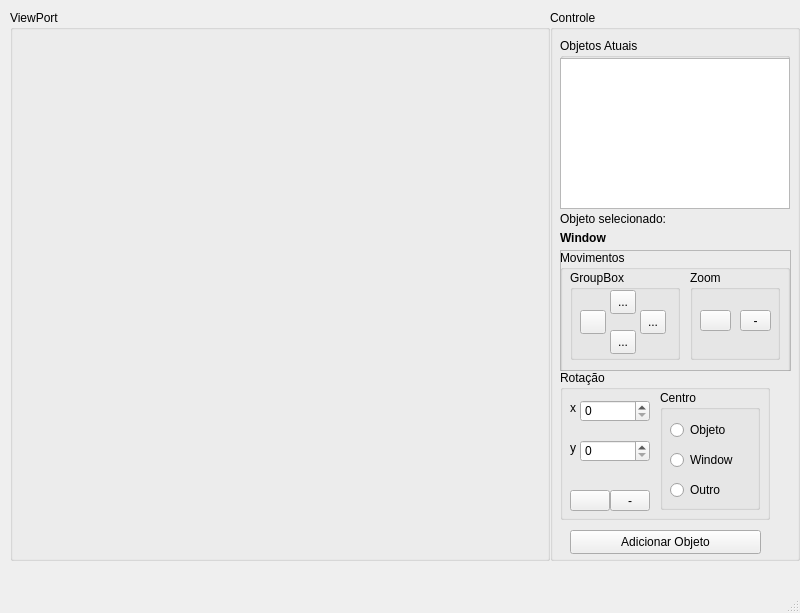
<?xml version="1.0" encoding="UTF-8"?>
<ui version="4.0">
 <class>MainWindow</class>
 <widget class="QMainWindow" name="MainWindow">
  <property name="geometry">
   <rect>
    <x>0</x>
    <y>0</y>
    <width>800</width>
    <height>613</height>
   </rect>
  </property>
  <property name="windowTitle">
   <string>MainWindow</string>
  </property>
  <widget class="QWidget" name="centralwidget">
   <widget class="QFrame" name="frame">
    <property name="geometry">
     <rect>
      <x>560</x>
      <y>250</y>
      <width>231</width>
      <height>121</height>
     </rect>
    </property>
    <property name="frameShape">
     <enum>QFrame::StyledPanel</enum>
    </property>
    <property name="frameShadow">
     <enum>QFrame::Raised</enum>
    </property>
    <widget class="QGroupBox" name="groupBoxMovements">
     <property name="geometry">
      <rect>
       <x>0</x>
       <y>0</y>
       <width>230</width>
       <height>311</height>
      </rect>
     </property>
     <property name="title">
      <string>Movimentos</string>
     </property>
     <widget class="QGroupBox" name="groupBox">
      <property name="geometry">
       <rect>
        <x>10</x>
        <y>20</y>
        <width>110</width>
        <height>90</height>
       </rect>
      </property>
      <property name="title">
       <string>GroupBox</string>
      </property>
      <widget class="QToolButton" name="translateLeftButton">
       <property name="geometry">
        <rect>
         <x>10</x>
         <y>40</y>
         <width>26</width>
         <height>24</height>
        </rect>
       </property>
       <property name="cursor">
        <cursorShape>PointingHandCursor</cursorShape>
       </property>
       <property name="toolTip">
        <string/>
       </property>
       <property name="toolTipDuration">
        <number>-1</number>
       </property>
       <property name="text">
        <string/>
       </property>
       <property name="icon">
        <iconset resource="../images/images.qrc">
         <normaloff>:/images/seta-esquerda.png</normaloff>:/images/seta-esquerda.png</iconset>
       </property>
      </widget>
      <widget class="QToolButton" name="translateDownButton">
       <property name="geometry">
        <rect>
         <x>40</x>
         <y>60</y>
         <width>26</width>
         <height>24</height>
        </rect>
       </property>
       <property name="cursor">
        <cursorShape>PointingHandCursor</cursorShape>
       </property>
       <property name="text">
        <string>...</string>
       </property>
       <property name="icon">
        <iconset resource="../images/images.qrc">
         <normaloff>:/images/sinal-baixo.png</normaloff>:/images/sinal-baixo.png</iconset>
       </property>
      </widget>
      <widget class="QToolButton" name="translateRightButton">
       <property name="geometry">
        <rect>
         <x>70</x>
         <y>40</y>
         <width>26</width>
         <height>24</height>
        </rect>
       </property>
       <property name="cursor">
        <cursorShape>PointingHandCursor</cursorShape>
       </property>
       <property name="text">
        <string>...</string>
       </property>
       <property name="icon">
        <iconset resource="../images/images.qrc">
         <normaloff>:/images/seta-direita.png</normaloff>:/images/seta-direita.png</iconset>
       </property>
      </widget>
      <widget class="QToolButton" name="translateUpButton">
       <property name="geometry">
        <rect>
         <x>40</x>
         <y>20</y>
         <width>26</width>
         <height>24</height>
        </rect>
       </property>
       <property name="cursor">
        <cursorShape>PointingHandCursor</cursorShape>
       </property>
       <property name="text">
        <string>...</string>
       </property>
       <property name="icon">
        <iconset resource="../images/images.qrc">
         <normaloff>:/images/sinal-cima.png</normaloff>:/images/sinal-cima.png</iconset>
       </property>
      </widget>
     </widget>
     <widget class="QGroupBox" name="groupBox_6">
      <property name="geometry">
       <rect>
        <x>130</x>
        <y>20</y>
        <width>90</width>
        <height>90</height>
       </rect>
      </property>
      <property name="title">
       <string>Zoom</string>
      </property>
      <widget class="QToolButton" name="zoomOutButton">
       <property name="geometry">
        <rect>
         <x>50</x>
         <y>40</y>
         <width>31</width>
         <height>21</height>
        </rect>
       </property>
       <property name="cursor">
        <cursorShape>PointingHandCursor</cursorShape>
       </property>
       <property name="toolTip">
        <string>Zoom Out</string>
       </property>
       <property name="toolTipDuration">
        <number>3000</number>
       </property>
       <property name="text">
        <string>-</string>
       </property>
       <property name="icon">
        <iconset resource="../images/images.qrc">
         <normaloff>:/images/zoom-out.png</normaloff>:/images/zoom-out.png</iconset>
       </property>
      </widget>
      <widget class="QToolButton" name="zoomInButton">
       <property name="geometry">
        <rect>
         <x>10</x>
         <y>40</y>
         <width>31</width>
         <height>21</height>
        </rect>
       </property>
       <property name="cursor">
        <cursorShape>PointingHandCursor</cursorShape>
       </property>
       <property name="toolTip">
        <string>Zoom In</string>
       </property>
       <property name="toolTipDuration">
        <number>3000</number>
       </property>
       <property name="text">
        <string/>
       </property>
       <property name="icon">
        <iconset resource="../images/images.qrc">
         <normaloff>:/images/zoom-in.png</normaloff>:/images/zoom-in.png</iconset>
       </property>
      </widget>
     </widget>
    </widget>
   </widget>
   <widget class="QGroupBox" name="groupBox_3">
    <property name="geometry">
     <rect>
      <x>560</x>
      <y>38</y>
      <width>230</width>
      <height>171</height>
     </rect>
    </property>
    <property name="title">
     <string>Objetos Atuais</string>
    </property>
    <widget class="QListWidget" name="listOfCurrentObjects">
     <property name="geometry">
      <rect>
       <x>0</x>
       <y>20</y>
       <width>230</width>
       <height>151</height>
      </rect>
     </property>
     <property name="toolTip">
      <string>Lista de Objetos da ViewPort</string>
     </property>
     <property name="toolTipDuration">
      <number>3000</number>
     </property>
     <property name="lineWidth">
      <number>1</number>
     </property>
    </widget>
   </widget>
   <widget class="QGroupBox" name="groupBox_4">
    <property name="geometry">
     <rect>
      <x>550</x>
      <y>10</y>
      <width>250</width>
      <height>551</height>
     </rect>
    </property>
    <property name="title">
     <string>Controle</string>
    </property>
    <widget class="QPushButton" name="addObjectButton">
     <property name="geometry">
      <rect>
       <x>20</x>
       <y>520</y>
       <width>191</width>
       <height>24</height>
      </rect>
     </property>
     <property name="text">
      <string>Adicionar Objeto</string>
     </property>
    </widget>
    <widget class="QGroupBox" name="groupRotation">
     <property name="geometry">
      <rect>
       <x>10</x>
       <y>360</y>
       <width>210</width>
       <height>150</height>
      </rect>
     </property>
     <property name="title">
      <string>Rotação</string>
     </property>
     <widget class="QToolButton" name="rotateRightButton">
      <property name="geometry">
       <rect>
        <x>50</x>
        <y>120</y>
        <width>40</width>
        <height>21</height>
       </rect>
      </property>
      <property name="cursor">
       <cursorShape>PointingHandCursor</cursorShape>
      </property>
      <property name="toolTip">
       <string>Zoom Out</string>
      </property>
      <property name="toolTipDuration">
       <number>3000</number>
      </property>
      <property name="text">
       <string>-</string>
      </property>
      <property name="icon">
       <iconset resource="../images/images.qrc">
        <normaloff>:/images/rotate-right.png</normaloff>:/images/rotate-right.png</iconset>
      </property>
     </widget>
     <widget class="QToolButton" name="rotateLeftButton">
      <property name="geometry">
       <rect>
        <x>10</x>
        <y>120</y>
        <width>40</width>
        <height>21</height>
       </rect>
      </property>
      <property name="cursor">
       <cursorShape>PointingHandCursor</cursorShape>
      </property>
      <property name="toolTip">
       <string>Zoom In</string>
      </property>
      <property name="toolTipDuration">
       <number>3000</number>
      </property>
      <property name="text">
       <string/>
      </property>
      <property name="icon">
       <iconset resource="../images/images.qrc">
        <normaloff>:/images/rotate-left.png</normaloff>:/images/rotate-left.png</iconset>
      </property>
     </widget>
     <widget class="QGroupBox" name="groupRotationCen">
      <property name="geometry">
       <rect>
        <x>100</x>
        <y>20</y>
        <width>100</width>
        <height>120</height>
       </rect>
      </property>
      <property name="title">
       <string>Centro</string>
      </property>
      <widget class="QRadioButton" name="radioObject">
       <property name="geometry">
        <rect>
         <x>10</x>
         <y>30</y>
         <width>89</width>
         <height>20</height>
        </rect>
       </property>
       <property name="text">
        <string>Objeto</string>
       </property>
      </widget>
      <widget class="QRadioButton" name="radioWindow">
       <property name="geometry">
        <rect>
         <x>10</x>
         <y>60</y>
         <width>89</width>
         <height>20</height>
        </rect>
       </property>
       <property name="text">
        <string>Window</string>
       </property>
      </widget>
      <widget class="QRadioButton" name="radioOther">
       <property name="geometry">
        <rect>
         <x>10</x>
         <y>90</y>
         <width>89</width>
         <height>20</height>
        </rect>
       </property>
       <property name="text">
        <string>Outro</string>
       </property>
      </widget>
     </widget>
     <widget class="QSpinBox" name="spinBoxCenX">
      <property name="geometry">
       <rect>
        <x>20</x>
        <y>30</y>
        <width>70</width>
        <height>22</height>
       </rect>
      </property>
      <property name="maximum">
       <number>9999</number>
      </property>
     </widget>
     <widget class="QSpinBox" name="spinBoxCenY">
      <property name="geometry">
       <rect>
        <x>20</x>
        <y>70</y>
        <width>70</width>
        <height>22</height>
       </rect>
      </property>
      <property name="maximum">
       <number>9999</number>
      </property>
     </widget>
     <widget class="QLabel" name="labelCenX">
      <property name="geometry">
       <rect>
        <x>10</x>
        <y>30</y>
        <width>10</width>
        <height>16</height>
       </rect>
      </property>
      <property name="text">
       <string>x</string>
      </property>
     </widget>
     <widget class="QLabel" name="labelCenY">
      <property name="geometry">
       <rect>
        <x>10</x>
        <y>70</y>
        <width>10</width>
        <height>16</height>
       </rect>
      </property>
      <property name="text">
       <string>y</string>
      </property>
     </widget>
    </widget>
    <widget class="QLabel" name="selectedObjectLabel">
     <property name="geometry">
      <rect>
       <x>10</x>
       <y>200</y>
       <width>141</width>
       <height>17</height>
      </rect>
     </property>
     <property name="text">
      <string>Objeto selecionado:</string>
     </property>
    </widget>
    <widget class="QLabel" name="selectedObjectCurrentText">
     <property name="geometry">
      <rect>
       <x>10</x>
       <y>220</y>
       <width>221</width>
       <height>17</height>
      </rect>
     </property>
     <property name="text">
      <string>&lt;html&gt;&lt;head/&gt;&lt;body&gt;&lt;p&gt;&lt;span style=&quot; font-weight:600;&quot;&gt;Window&lt;/span&gt;&lt;/p&gt;&lt;/body&gt;&lt;/html&gt;</string>
     </property>
     <property name="textFormat">
      <enum>Qt::AutoText</enum>
     </property>
    </widget>
   </widget>
   <widget class="QGroupBox" name="groupBox_5">
    <property name="geometry">
     <rect>
      <x>10</x>
      <y>10</y>
      <width>540</width>
      <height>551</height>
     </rect>
    </property>
    <property name="title">
     <string>ViewPort</string>
    </property>
    <widget class="QLabel" name="labelContainerForCanvas">
     <property name="geometry">
      <rect>
       <x>10</x>
       <y>30</y>
       <width>520</width>
       <height>511</height>
      </rect>
     </property>
     <property name="text">
      <string/>
     </property>
    </widget>
   </widget>
   <zorder>groupBox_5</zorder>
   <zorder>groupBox_4</zorder>
   <zorder>frame</zorder>
   <zorder>groupBox_3</zorder>
  </widget>
  <widget class="QMenuBar" name="menubar">
   <property name="geometry">
    <rect>
     <x>0</x>
     <y>0</y>
     <width>800</width>
     <height>22</height>
    </rect>
   </property>
  </widget>
  <widget class="QStatusBar" name="statusbar"/>
 </widget>
 <resources>
  <include location="../images/images.qrc"/>
 </resources>
 <connections/>
</ui>
